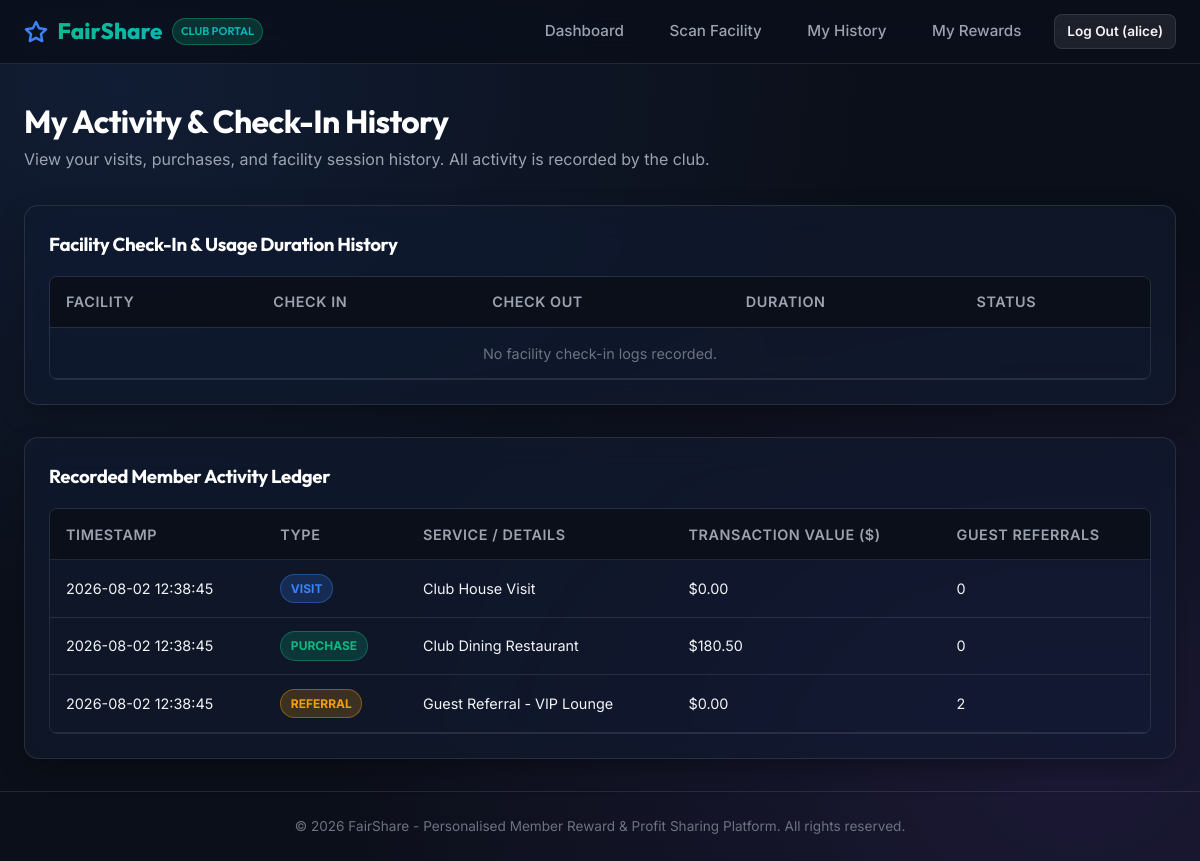
/member/activity (signed in), run on an earlier commit of the app's database.
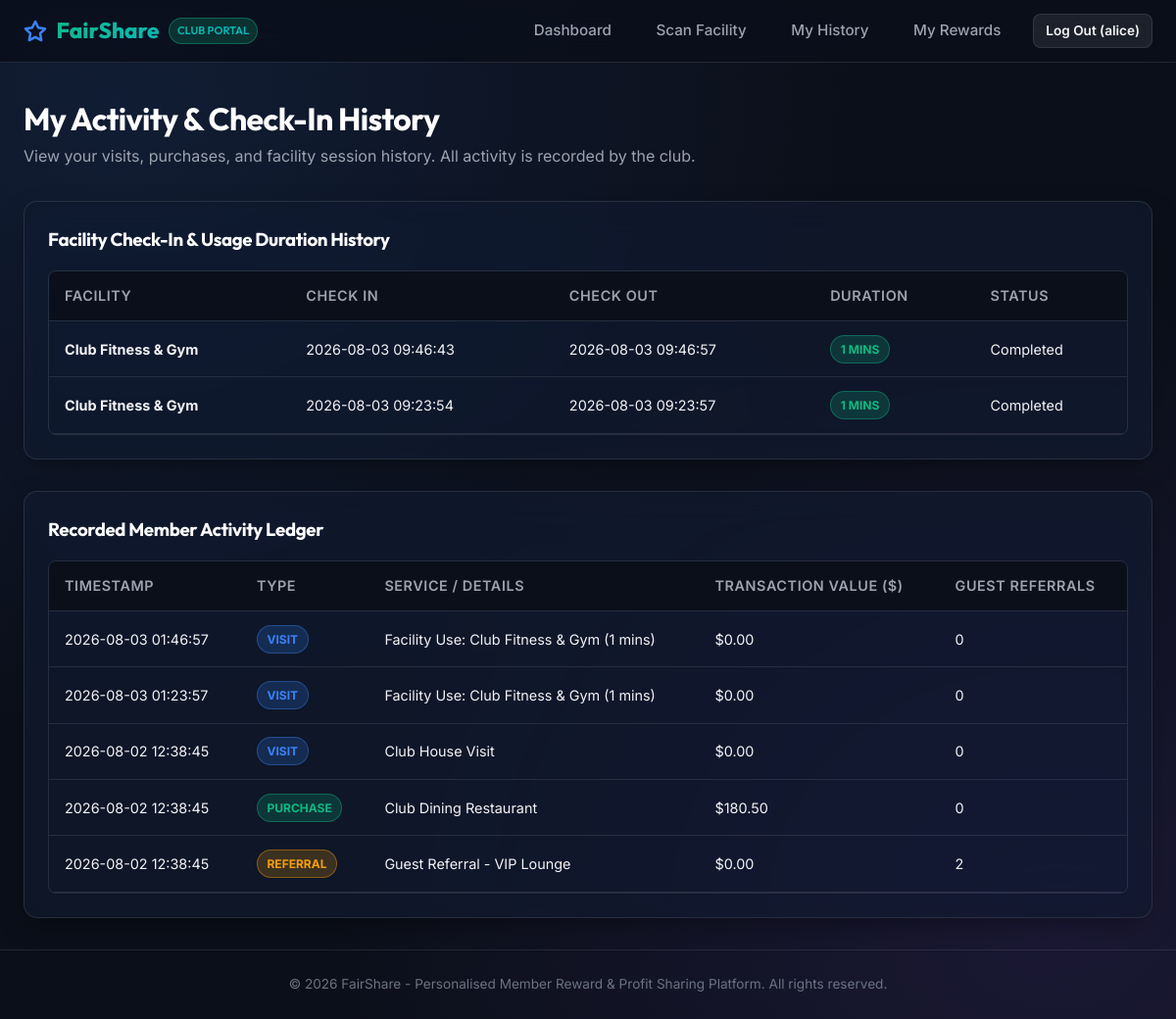
And on a later commit of the database.
### tables this page shows
CREATE TABLE users (
            id INTEGER PRIMARY KEY AUTOINCREMENT,
            username TEXT UNIQUE NOT NULL,
            password_hash TEXT NOT NULL,
            role TEXT NOT NULL CHECK(role IN ('member', 'admin')),
            created_at TIMESTAMP DEFAULT CURRENT_TIMESTAMP
        );

CREATE TABLE activities (
            id INTEGER PRIMARY KEY AUTOINCREMENT,
            member_id INTEGER NOT NULL,
            activity_type TEXT NOT NULL CHECK(activity_type IN ('visit', 'purchase', 'referral', 'facility')),
            service_name TEXT NOT NULL,
            transaction_value REAL DEFAULT 0.0,
            guest_count INTEGER DEFAULT 0,
            created_at TIMESTAMP DEFAULT CURRENT_TIMESTAMP,
            FOREIGN KEY (member_id) REFERENCES members (id) ON DELETE CASCADE
        );

CREATE TABLE facility_checkins (
            id INTEGER PRIMARY KEY AUTOINCREMENT,
            member_id INTEGER NOT NULL,
            facility_name TEXT NOT NULL,
            check_in_time TIMESTAMP NOT NULL,
            check_out_time TIMESTAMP,
            duration_minutes INTEGER DEFAULT 0,
            status TEXT DEFAULT 'active' CHECK(status IN ('active', 'completed')), guest_id INTEGER REFERENCES guest_ids(id) ON DELETE CASCADE,
            FOREIGN KEY (member_id) REFERENCES members (id) ON DELETE CASCADE
        );

### main.py (the view)
@app.route('/member/activity')
@login_required
def member_activity():
    conn = get_db()
    cursor = conn.cursor()
    cursor.execute("SELECT id FROM members WHERE user_id = ?", (session['user_id'],))
    member = cursor.fetchone()
    cursor.execute('''
        SELECT * FROM activities WHERE member_id = ? ORDER BY created_at DESC
    ''', (member['id'],))
    activities = cursor.fetchall()
    cursor.execute('''
        SELECT * FROM facility_checkins WHERE member_id = ? AND guest_id IS NULL ORDER BY check_in_time DESC
    ''', (member['id'],))
    checkins = cursor.fetchall()
    conn.close()
    return render_template('member/activity.html', activities=activities, checkins=checkins)

### database.py (called while the page is built)
def get_db():
    db_path = Config.DATABASE
    os.makedirs(os.path.dirname(db_path), exist_ok=True)
    conn = sqlite3.connect(db_path)
    conn.row_factory = sqlite3.Row
    conn.execute("PRAGMA foreign_keys = ON;")
    return conn

### main.py (called while the page is built)
@app.after_request
def add_header(response):
    if app.debug:
        response.headers['Cache-Control'] = 'no-cache, no-store, must-revalidate'
    else:
        response.headers['Cache-Control'] = 'public, max-age=3600'
    return response

def login_required(f):
    @functools.wraps(f)
    def decorated_function(*args, **kwargs):
        if 'user_id' not in session:
            flash('Please log in to access this page.', 'warning')
            return redirect(url_for('login'))
        return f(*args, **kwargs)
    return decorated_function

@app.context_processor
def inject_user():
    user = None
    member = None
    if 'user_id' in session:
        conn = get_db()
        cursor = conn.cursor()
        cursor.execute("SELECT id, username, role FROM users WHERE id = ?", (session['user_id'],))
        user = cursor.fetchone()
        if user and user['role'] == 'member':
            cursor.execute("SELECT * FROM members WHERE user_id = ?", (user['id'],))
            member = cursor.fetchone()
        conn.close()
    return dict(current_user=user, current_member=member)

### templates/member/activity.html (shortened to what this page needs)
{% extends "base.html" %}
{% block content %}
<div style="margin-bottom: 2rem;">
  <h1>My Activity & Check-In History</h1>
  <p style="color: var(--text-muted);">View your visits, purchases, and facility session history. All activity is recorded by the club.</p>
</div>
<div class="card" style="margin-bottom: 2rem;">
  <h3>Facility Check-In & Usage Duration History</h3>
  <div class="table-container" style="margin-top: 1rem;">
    <table class="table">
      <thead>
        <tr>
          <th>Facility</th>
          <th>Check In</th>
          <th>Check Out</th>
          <th>Duration</th>
          <th>Status</th>
        </tr>
      </thead>
      <tbody>
        {% for chk in checkins %}
          <tr>
            <td><strong>{{ chk.facility_name }}</strong></td>
            <td>{{ chk.check_in_time }}</td>
            <td>{{ chk.check_out_time or 'In Progress' }}</td>
            <td>
              {% if chk.duration_minutes > 0 %}
                <span class="badge badge-emerald">{{ chk.duration_minutes }} mins</span>
              {% else %}
                <span class="badge badge-amber">Active</span>
              {% endif %}
            </td>
            <td>{{ chk.status|capitalize }}</td>
          </tr>
        {% else %}
          <tr><td colspan="5" style="text-align:center; color: var(--text-dim);">No facility check-in logs recorded.</td></tr>
        {% endfor %}
      </tbody>
    </table>
  </div>
</div>
<div class="card">
  <h3>Recorded Member Activity Ledger</h3>
  <div class="table-container" style="margin-top: 1rem;">
    <table class="table">
      <thead>
        <tr>
          <th>Timestamp</th>
          <th>Type</th>
          <th>Service / Details</th>
          <th>Transaction Value ($)</th>
          <th>Guest Referrals</th>
        </tr>
      </thead>
      <tbody>
        {% for act in activities %}
          <tr>
            <td>{{ act.created_at }}</td>
            <td>
              {% if act.activity_type == 'visit' %}
                <span class="badge badge-blue">Visit</span>
              {% elif act.activity_type == 'purchase' %}
                <span class="badge badge-emerald">Purchase</span>
              {% elif act.activity_type == 'referral' %}
                <span class="badge badge-amber">Referral</span>
              {% else %}
                <span class="badge badge-purple">Facility</span>
              {% endif %}
            </td>
            <td>{{ act.service_name }}</td>
            <td>${{ "%.2f"|format(act.transaction_value) }}</td>
            <td>{{ act.guest_count }}</td>
          </tr>
        {% else %}
          <tr><td colspan="5" style="text-align:center; color: var(--text-dim);">No activities logged yet.</td></tr>
        {% endfor %}
      </tbody>
    </table>
  </div>
</div>
{% endblock %}

### templates/base.html (shortened to what this page needs)
<!DOCTYPE html>
<html lang="en">
<head>
  <link rel="stylesheet" href="{{ url_for('static', filename='css/styles.css') }}?v=2">
</head>
<body>
  <nav class="navbar">
    <div class="navbar-container">
      <a href="{% if current_user %}{% if current_user.role == 'admin' %}{{ url_for('admin_dashboard') }}{% else %}{{ url_for('member_dashboard') }}{% endif %}{% else %}{{ url_for('index') }}{% endif %}" class="brand-logo">
        <svg width="24" height="24" viewBox="0 0 24 24" fill="none" stroke="currentColor" stroke-width="2.5" stroke-linecap="round" stroke-linejoin="round">
          <polygon points="12 2 15.09 8.26 22 9.27 17 14.14 18.18 21.02 12 17.77 5.82 21.02 7 14.14 2 9.27 8.91 8.26 12 2"></polygon>
        </svg>
        FairShare
        <span class="brand-badge">Club Portal</span>
      </a>
      <ul class="nav-links">
        {% if current_user %}
          {% if current_user.role == 'admin' %}
            <li><a href="{{ url_for('admin_dashboard') }}" class="nav-link">Admin Dashboard</a></li>
            <li><a href="{{ url_for('admin_members') }}" class="nav-link">Members</a></li>
            <li><a href="{{ url_for('admin_activity') }}" class="nav-link">Activity Log</a></li>
            <li><a href="{{ url_for('admin_settings') }}" class="nav-link">Algorithm Settings</a></li>
            <li><a href="{{ url_for('admin_reports') }}" class="nav-link">CSV Reports</a></li>
          {% else %}
            <li><a href="{{ url_for('member_dashboard') }}" class="nav-link">Dashboard</a></li>
            <li><a href="{{ url_for('member_scan') }}" class="nav-link">Scan Facility</a></li>
            <li><a href="{{ url_for('member_activity') }}" class="nav-link">My History</a></li>
            <li><a href="{{ url_for('member_rewards') }}" class="nav-link">My Rewards</a></li>
          {% endif %}
          <li><a href="{{ url_for('logout') }}" class="btn btn-secondary btn-sm">Log Out ({{ current_user.username }})</a></li>
        {% else %}
          <li><a href="{{ url_for('login') }}" class="btn btn-primary btn-sm">Log In</a></li>
        {% endif %}
      </ul>
    </div>
  </nav>
  <main class="main-content">
    {% block content %}{% endblock %}
  </main>
  <footer>
    <p>&copy; 2026 FairShare - Personalised Member Reward & Profit Sharing Platform. All rights reserved.</p>
  </footer>
</body>
</html>

What changed in the data, as far as the page shows it:
added facility_checkins: facility_name "Club Fitness & Gym", check_in_time "2026-08-03 09:46:43", check_out_time "2026-08-03 09:46:57", duration_minutes "1", status "Completed"
added facility_checkins: facility_name "Club Fitness & Gym", check_in_time "2026-08-03 09:23:54", check_out_time "2026-08-03 09:23:57", duration_minutes "1", status "Completed"
added activities: created_at "2026-08-03 01:46:57", activity_type "VISIT", service_name "Facility Use: Club Fitness & Gym (1 mins)", transaction_value "0.00", guest_count "0"
added activities: created_at "2026-08-03 01:23:57", activity_type "VISIT", service_name "Facility Use: Club Fitness & Gym (1 mins)", transaction_value "0.00", guest_count "0"
Also different on the page:
text no longer shown: "No facility check-in logs recorded."
